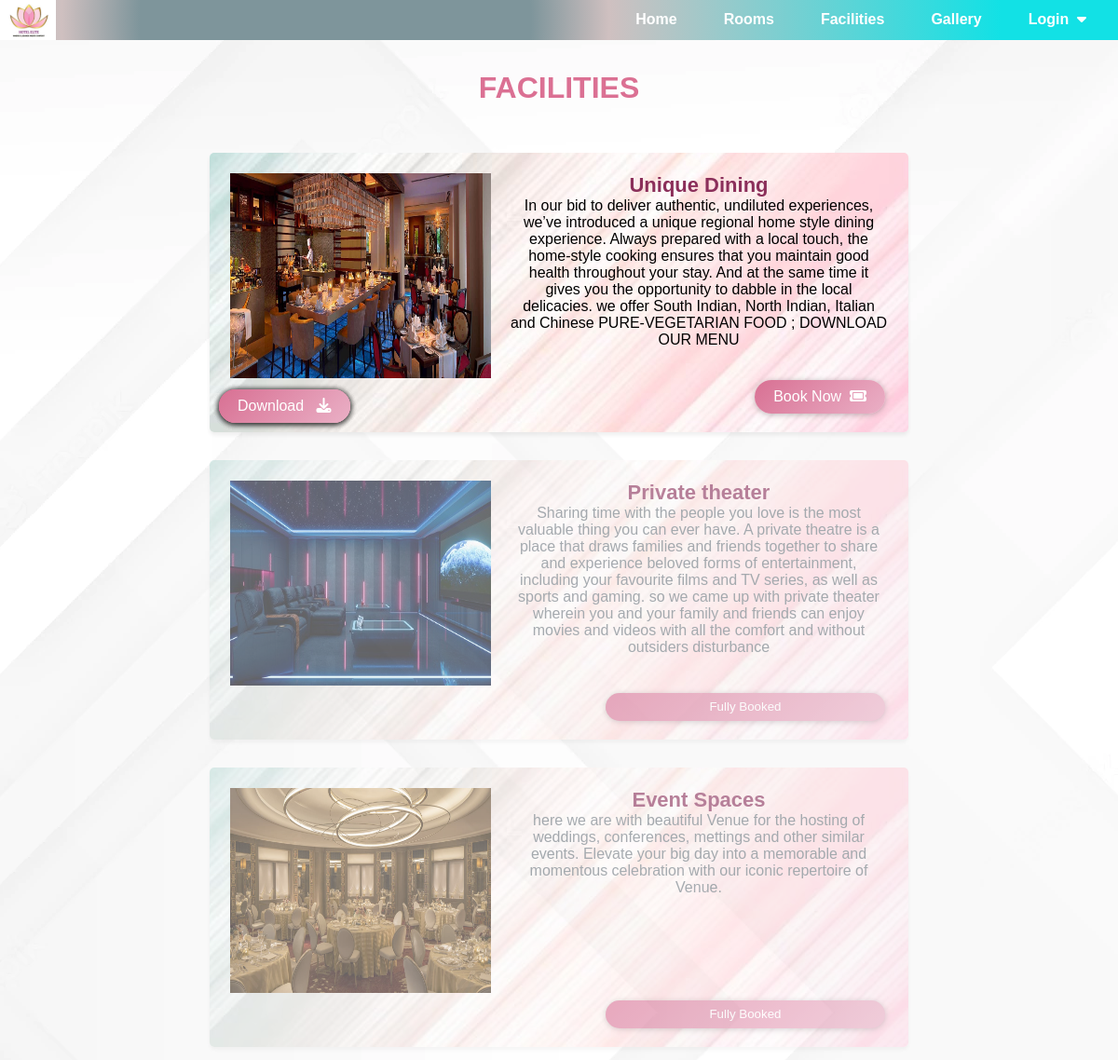
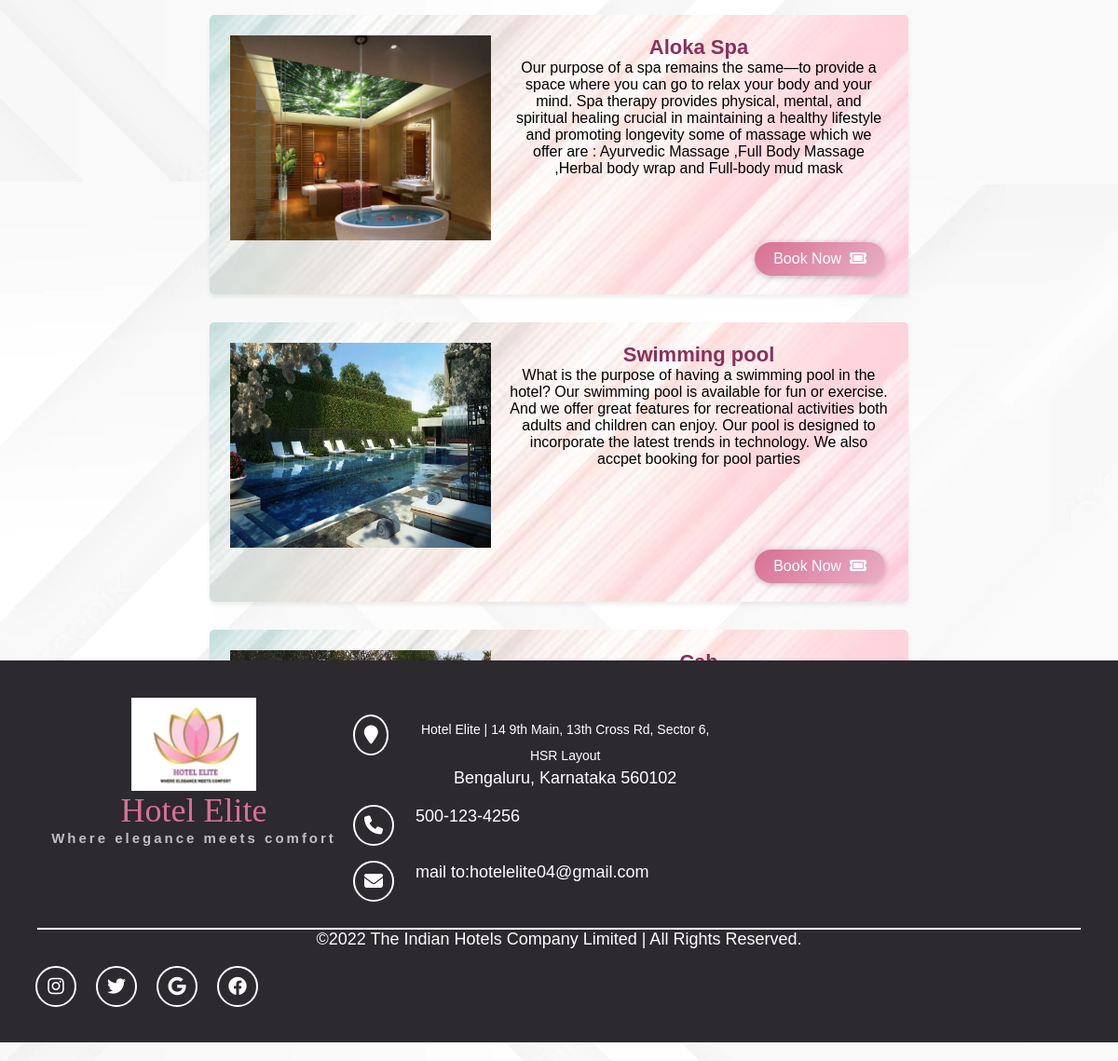
Screenshot of /facilities with the database file from the repository (2 pictures, top to bottom).
### tables this page shows
CREATE TABLE "factdetails" (
	"name"	TEXT,
	"desc"	TEXT,
	"price"	INTEGER,
	"image"	BLOB, total_slots INTEGER DEFAULT 1, available_slots INTEGER DEFAULT 1,
	PRIMARY KEY("name")
);

### app.py (the view)
@app.get("/facilities", response_class=HTMLResponse)
def facilities(request: Request):
    facilities_data = get_facility_details()
    return templates.TemplateResponse("facilities.html", {"request": request, "factdetails": facilities_data})

### templates/facilities.html (shortened to what this page needs)
<html>
<head>
  <link rel="stylesheet" href="/static/css/style.css" />
  <link rel="stylesheet" href="https://cdnjs.cloudflare.com/ajax/libs/font-awesome/6.2.1/css/all.min.css" />
</head>
<body>
  <header>{% include 'mainheader.html' %}</header>
  <br />
  <h1>FACILITIES</h1>
  <br /><br />
  <div>
    <ul class="groups">
      {% for facility in factdetails %}
      <li class="{% if facility.available_slots == 0 %}full{% endif %}">
        <div class="image-session">
          <span class="image"><img src="{{ facility.image }}" alt="" height="150" /></span><br /><br />
        </div>
        <div class="head">
          <div>
            <h5 class="b">{{ facility.name }}</h5>
            <p>{{ facility.desc }}</p>
            {% if facility.available_slots > 0 %}
            <a href="/login" class="button">Book Now&nbsp;&nbsp;<i class="fa-solid fa-ticket"></i></a>
            {% else %}
            <button class="button full-btn" disabled>Fully Booked</button>
            {% endif %}
          </div>
        </div>
      </li>
      <a href="/static/image/hotel_elite_food_menu.pdf" class="button1">Download&nbsp;&nbsp; <i
          class="fa-solid fa-download"></i></a>
      {% endfor %}
    </ul>
  </div>
  <div class="divf"></div>
  <div class="div2"></div>
  <br />
  <footer class="footer-distributed">{% include 'footer.html' %}</footer>
</body>
</html>

### templates/mainheader.html (shortened to what this page needs)
<html>
<head>
  <link rel="stylesheet" href="/static/css/style.css" />
  <link rel="stylesheet" href="https://cdnjs.cloudflare.com/ajax/libs/font-awesome/6.2.1/css/all.min.css" />
</head>
<body>
  <header>
    <div class="navbar">
      <img src="/static/image/logol.jpg" class="logo1" />
      <div class="mobile">
        <div class="nav">
          <div class="bar"><a href="/">Home</a></div>
          <div class="bar"><a href="/rooms">Rooms</a></div>
          <div class="bar"><a href="/facilities">Facilities</a></div>
          <div class="bar"><a href="/gallery">Gallery</a></div>
          <div class="dropdown">
            <div class="bar">
              Login &nbsp;<i class="fa fa-caret-down"></i>&nbsp;&nbsp;
            </div>
          </div>
        </div>
      </div>
    </div>
  </header>
</body>
</html>

### templates/footer.html (shortened to what this page needs)
<html>
<head>
  <link rel="stylesheet" href="/static/css/style.css">
  <link rel="stylesheet" href="https://cdnjs.cloudflare.com/ajax/libs/font-awesome/6.2.1/css/all.min.css">
</head>
<body>
  <footer>
    <div class="footer-left">
      <img src="/static/image/logol.jpg">
      <h3>Hotel Elite</h3>
      <h6 class="tagline">Where elegance meets comfort</h6>
    </div>
    <div class="footer-center">
      <div class="icons">
        <a href="#" class="icon1 icon--map"><i class="fa fa-map-marker"></i></a>
        <p><span>Hotel Elite |
            14 9th Main, 13th Cross Rd, Sector 6, HSR Layout</span>
          Bengaluru, Karnataka 560102</p>
      </div>
      <div class="icons">
        <a href="#" class="icon1 icon--phone"><i class="fa fa-phone"></i></a>
        <p>500-123-4256</p>
      </div>
      <div class="icons">
        <a href="#" class="icon1 icon--envelope"><i class="fa fa-envelope"></i></a>
        <p><a class="a1" href="mailto:hotelelite04@gmail.com">mail to:hotelelite04@gmail.com</a></p>
      </div>
    </div>
    <div class="line__separete"></div>
    <div class="by flex">
      <p>&copy;2022 The Indian Hotels Company Limited | All Rights Reserved.</p>
      <div class="icons">
        <a href="#" class="icon1 icon--instagram">
          <i class="fa-brands fa-instagram"></i>
        </a>
        <a href="#" class="icon1 icon--twitter">
          <i class="fa-brands fa-twitter"></i>
        </a>
        <a href="#" class="icon1 icon--google">
          <i class="fa-brands fa-google"></i>
        </a>
        <a href="#" class="icon1 icon--facebook">
          <i class="fa-brands fa-facebook"></i>
        </a>
      </div>
    </div>
  </footer>
</body>
</html>

### templates/facilities.html (style rules this page uses)
body { background-image: url(/static/image/bg1.webp) !important; }
.groups li { background-image: url(/static/image/bgfact1.jpg) !important; }

### rows the page displays
factdetails: image (picture), name "Unique Dining", desc "In our bid to deliver authentic, undiluted experiences, we’ve introduced a unique regional home style dining experience. Always prepared with a local touch, the home-style cooking ensures that you maintain good health throughout your stay. And at the same time it gives you the opportunity to dabble in the local delicacies. we offer South Indian, North Indian, Italian and Chinese PURE-VEGETARIAN FOOD ; DOWNLOAD OUR MENU", available_slots "Book Now"
factdetails: image (picture), name "Private theater", desc "Sharing time with the people you love is the most valuable thing you can ever have. A private theatre is a place that draws families and friends together to share and experience beloved forms of entertainment, including your favourite films and TV series, as well as sports and gaming. so we came up with private theater wherein you and your family and friends can enjoy movies and videos with all the comfort and without outsiders disturbance", available_slots "Fully Booked"
factdetails: image (picture), name "Event Spaces", desc "here we are with beautiful Venue for the hosting of weddings, conferences, mettings and other similar events. Elevate your big day into a memorable and momentous celebration with our iconic repertoire of Venue.", available_slots "Fully Booked"
factdetails: image (picture), name "Aloka Spa", desc "Our purpose of a spa remains the same—to provide a space where you can go to relax your body and your mind. Spa therapy provides physical, mental, and spiritual healing crucial in maintaining a healthy lifestyle and promoting longevity some of massage which we offer are : Ayurvedic Massage ,Full Body Massage ,Herbal body wrap and Full-body mud mask", available_slots "Book Now"
factdetails: image (picture), name "Swimming pool", desc "What is the purpose of having a swimming pool in the hotel? Our swimming pool is available for fun or exercise. And we offer great features for recreational activities both adults and children can enjoy. Our pool is designed to incorporate the latest trends in technology. We also accpet booking for pool parties", available_slots "Book Now"
